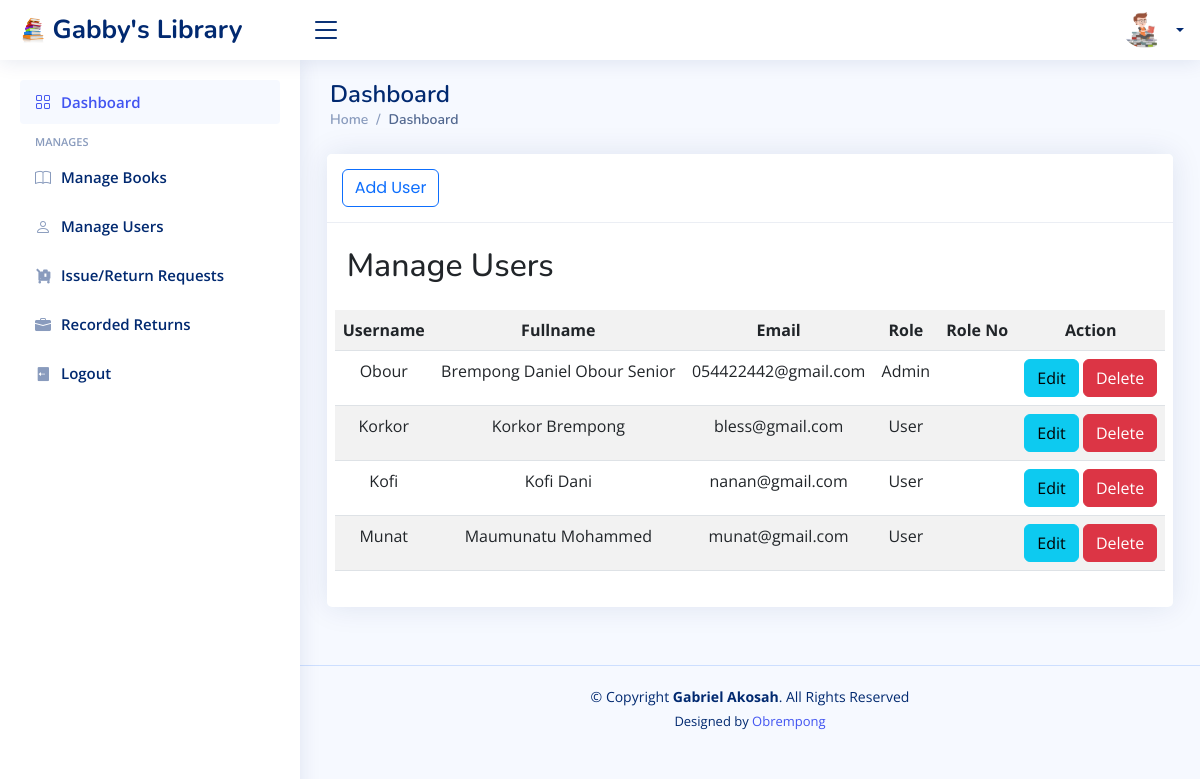
The page /admin/index.php?page=users on the database its author committed.
### tables this page shows
CREATE TABLE `users` (
  `user_id` int(11) NOT NULL,
  `username` varchar(255) NOT NULL,
  `fullname` varchar(250) NOT NULL,
  `Category` varchar(250) NOT NULL,
  `password` varchar(255) NOT NULL,
  `email` varchar(255) NOT NULL,
  `role` enum('Admin','User') NOT NULL,
  `RollNo` varchar(250) NOT NULL
);

### admin/manage_users.php (the view, shortened to what this page needs)
<div class="container-fluid" style="padding: 1%;">
	<div class="col-lg-12">
		<div class="card">
			<div class="card-header">
				<large class="card-title">
					<button class="btn btn-outline-primary shadow-none me-lg-2 me-3" data-bs-toggle="modal" data-bs-target="#registerModal"><i class="fa fa-plus"></i> Add User</button>
				</large>
			</div>
			<div class="card-body">
            <div>&nbsp;</div>
            <div class="row ">
				<table class="table table-bordered table-striped" id="loan-list">
<?php
echo "<h2>Manage Users</h2>";
$sql = "SELECT * FROM users";
$result = $conn->query($sql);
if ($result->num_rows > 0) {
    echo "<table class='table table-hover table-striped' id='loan-list'>";
    echo "<tr><th class='text-center'>Username</th><th class='text-center'>Fullname</th><th class='text-center'>Email</th><th class='text-center'>Role</th><th class='text-center'>Role No</th><th class='text-center'>Action</th></tr>";
    while($row = $result->fetch_assoc()) {
        echo "<tr><td class='text-center'>" . $row["username"]. "</td><td class='text-center'>" . $row["fullname"]. "</td><td class='text-center'>" . $row["email"]. "</td><td class='text-center'>" . $row["role"]. "</td><td class='text-center'>" . $row["RollNo"]. "</td>";
         echo "
         <td class='text-center'>
         <form action='?page=edit_user' method='POST' class='d-inline'>
         <button type='submit' name='edit' value='".$row["user_id"]."' class=' btn btn btn-info'  data-toggle='tooltip' data-original-title='Edit' onclick='return confirmEdit(" . $row["user_id"] . ")'> Edit </button>
        </form>
         <form action='' method='POST' class='d-inline'>
         <button type='submit' name='delete' value='".$row["user_id"]."' class=' btn btn btn-danger'  data-toggle='tooltip' data-original-title='Delete' onclick='return confirmDelete(" . $row["user_id"] . ")'> Delete </button>
        </form>
         </td>";
         echo"</tr>";
    }
    echo "</table>";
} else {
    echo "0 results";
}
?>

### admin/assets/css/style.css (style rules this page uses)
:root { scroll-behavior: smooth; }
body { font-family: "Open Sans", sans-serif; background: #f6f9ff; color: #444444; }
h1, h2, h3, h4, h5, h6 { font-family: "Nunito", sans-serif; }
.card { margin-bottom: 30px; border: none; border-radius: 5px; box-shadow: 0px 0 30px rgba(1, 41, 112, 0.1); }
.card-header, .card-footer { border-color: #ebeef4; background-color: #fff; color: #798eb3; padding: 15px; }
.card-title { padding: 20px 0 15px 0; font-size: 18px; font-weight: 500; color: #012970; font-family: "Poppins", sans-serif; }
.card-body { padding: 0 20px 20px 20px; }

### rows shown on the page
users: username "Obour", fullname "Brempong Daniel Obour Senior", email "054422442@gmail.com", role "Admin", $row["user_id"] 2 (drawn)
users: username "Korkor", fullname "Korkor Brempong", email "bless@gmail.com", role "User", $row["user_id"] 10 (drawn)
users: username "Kofi", fullname "Kofi Dani", email "nanan@gmail.com", role "User", $row["user_id"] 11 (drawn)
users: username "Munat", fullname "Maumunatu Mohammed", email "munat@gmail.com", role "User", $row["user_id"] 14 (drawn)
